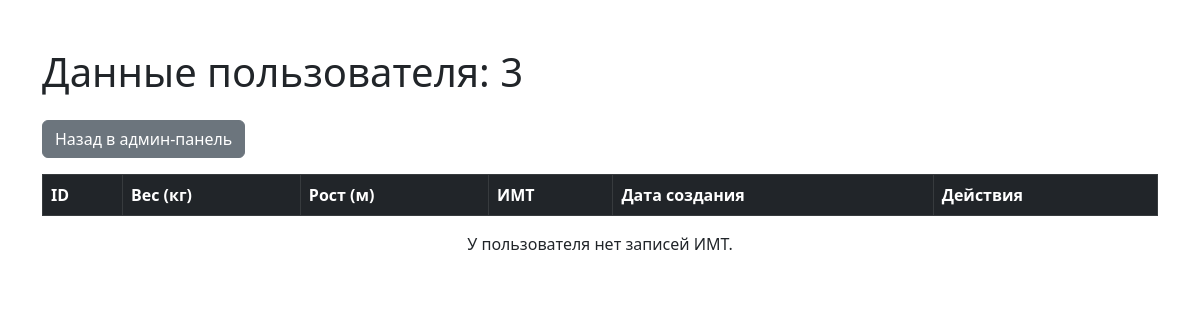
Page /admin/user/3 (signed in) on the earlier database version.
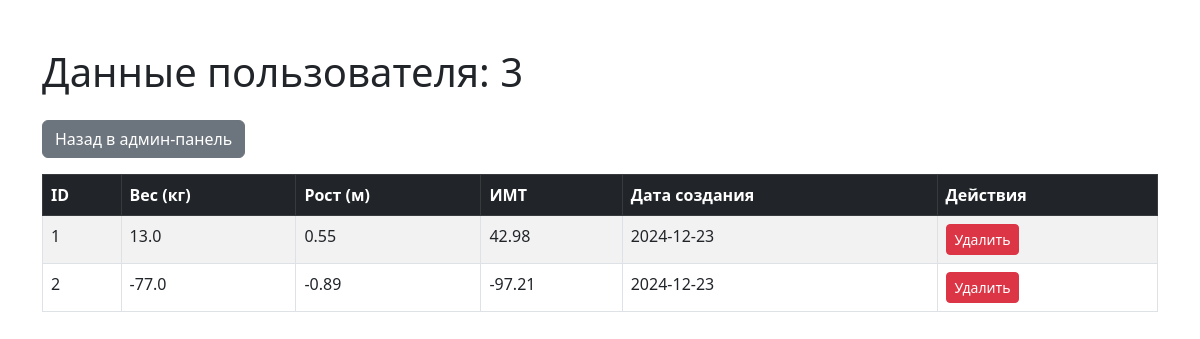
Same page on the later database version.
### models.py (models this page shows, shortened)
class User(db.Model):
    __tablename__ = 'users'  # Имя таблицы
    id = db.Column(db.Integer, primary_key=True)
    username = db.Column(db.String(80), unique=True, nullable=False)
    password = db.Column(db.String(128), nullable=False)  # Поле для обычного пароля
    role_id = db.Column(db.Integer, db.ForeignKey('roles.id'), nullable=False)
    role = db.relationship('Role', back_populates='users')
    is_banned = db.Column(db.Boolean, default=False)
    ban_reason = db.Column(db.String(255), nullable=True)

class BMIRecord(db.Model):
    __tablename__ = 'bmi_records'
    id = db.Column(db.Integer, primary_key=True)
    user_id = db.Column(db.Integer, db.ForeignKey('users.id'), nullable=False)  # Укажите 'users.id'
    weight = db.Column(db.Float, nullable=False)
    height = db.Column(db.Float, nullable=False)
    bmi = db.Column(db.Float, nullable=False)
    created_at = db.Column(db.DateTime, default=datetime.utcnow)
    user = db.relationship('User', backref=db.backref('records', lazy=True))

### app.py (the view)
@app.route('/admin/user/<int:user_id>')
@role_required(['admin', 'super-admin'])
def view_user_data(user_id):
    target_user = db.session.get(User, user_id)
    records = BMIRecord.query.filter_by(user_id=user_id).all()
    return render_template('view_user.html', user=target_user, records=records)

### app.py (called while the page is built, shortened)
@app.before_request
def check_user_block_status():
    if 'user_id' in session:
        user = db.session.get(User, session['user_id'])

def role_required(roles):
    def decorator(f):
        @wraps(f)
        def decorated_function(*args, **kwargs):
            if 'user_id' not in session:
                flash("Пожалуйста, войдите в систему.", "danger")
                return redirect(url_for('login'))
            user = db.session.get(User, session['user_id'])
            if user.role.name not in roles:
                flash("У вас недостаточно прав для выполнения этого действия.", "danger")
                return redirect(request.referrer or url_for('index'))
            return f(*args, **kwargs)
        return decorated_function
    return decorator

### templates/view_user.html (shortened to what this page needs)
<!DOCTYPE html>
<html lang="en">
<head>
    <link href="https://cdn.jsdelivr.net/npm/bootstrap@5.3.0-alpha1/dist/css/bootstrap.min.css" rel="stylesheet">
</head>
<body>
<div class="container mt-5">
    <h1 class="mb-4">Данные пользователя: {{ user.username }}</h1>
    <a href="{{ url_for('admin_panel') }}" class="btn btn-secondary mb-3">Назад в админ-панель</a>
    <table class="table table-striped table-bordered">
        <thead class="table-dark">
        <tr>
            <th>ID</th>
            <th>Вес (кг)</th>
            <th>Рост (м)</th>
            <th>ИМТ</th>
            <th>Дата создания</th>
            <th>Действия</th>
        </tr>
        </thead>
        <tbody>
        {% for record in user.records %}
            <tr>
                <td>{{ record.id }}</td>
                <td>{{ record.weight }}</td>
                <td>{{ record.height }}</td>
                <td>{{ record.bmi }}</td>
                <td>{{ record.created_at.strftime('%Y-%m-%d') }}</td>
                <td>
                    <form action="{{ url_for('admin_delete_bmi_record', record_id=record.id) }}" method="POST" style="display:inline;">
                        <button type="submit" class="btn btn-danger btn-sm" onclick="return confirm('Вы уверены, что хотите удалить эту запись?');">Удалить</button>
                    </form>
                </td>
            </tr>
        {% endfor %}
        </tbody>
    </table>
    {% if not user.records %}
        <p class="text-center">У пользователя нет записей ИМТ.</p>
    {% endif %}
</div>
</body>
</html>

Differences in the rows shown:
added BMIRecord: id "1", weight "13.0", height "0.55", bmi "42.98", created_at "2024-12-23"
added BMIRecord: id "2", weight "-77.0", height "-0.89", bmi "-97.21", created_at "2024-12-23"
Other differences:
text no longer shown: "У пользователя нет записей ИМТ."
